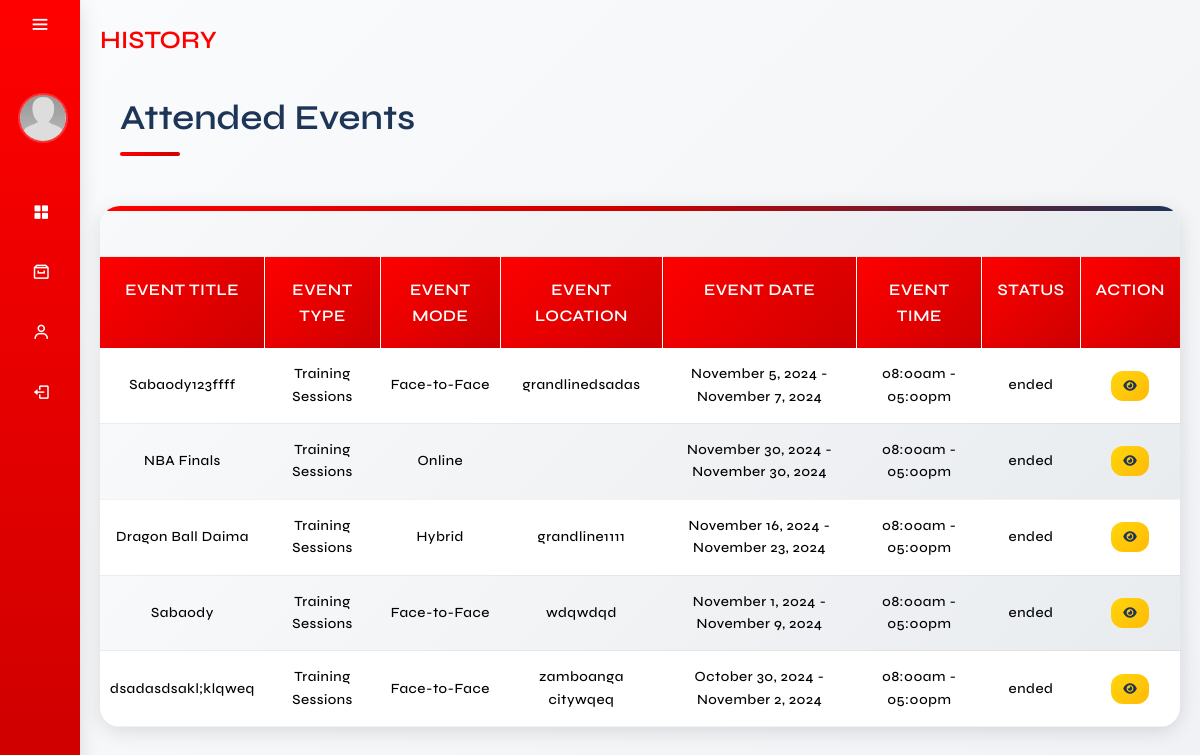
Page /user_side/history.php (signed in) on the committed database.
### tables this page shows
CREATE TABLE `eventparticipants` (
  `participant_id` int(11) NOT NULL,
  `event_id` int(11) DEFAULT NULL,
  `UserID` int(11) DEFAULT NULL
);

CREATE TABLE `events` (
  `event_id` int(11) NOT NULL,
  `event_title` varchar(255) NOT NULL,
  `event_description` text DEFAULT NULL,
  `event_type` varchar(50) NOT NULL,
  `event_mode` varchar(50) NOT NULL,
  `event_photo_path` varchar(255) DEFAULT NULL,
  `location` varchar(255) NOT NULL,
  `date_start` date NOT NULL,
  `date_end` date NOT NULL,
  `time_start` time NOT NULL,
  `time_end` time NOT NULL,
  `date_created` timestamp NOT NULL DEFAULT current_timestamp(),
  `event_link` text DEFAULT NULL,
  `cancelReason` text NOT NULL,
  `event_cancel` varchar(255) NOT NULL,
  `participant_limit` int(11) NOT NULL,
  `audience_type` varchar(100) NOT NULL
);

### function/F.historyU.php (the view, shortened to what this page needs)
<?php
require_once('../db.connection/connection.php');
if (isset($_SESSION['UserID'])) {
    $UserID = $_SESSION['UserID'];
    $sql = "SELECT Events.*, EventParticipants.UserID
                FROM Events
                INNER JOIN EventParticipants ON Events.event_id = EventParticipants.event_id
                WHERE EventParticipants.UserID = ?
                AND NOW() > CONCAT(Events.date_end, ' ', Events.time_end)
                AND (Events.event_cancel IS NULL OR Events.event_cancel = '')
                ORDER BY Events.date_created DESC";
    $stmt = $conn->prepare($sql);
    $stmt->bind_param("i", $UserID);
    $stmt->execute();
    $result = $stmt->get_result();
    if ($result->num_rows === 0) {
        echo "<tr><td colspan='8' style='text-align: center;'>No Joined Events!</td></tr>";
    } else {
        while ($row = $result->fetch_assoc()) {
            $eventTitle = $row['event_title'];
            $eventLocation = $row['location'];
            $eventDateStart = date('F j, Y', strtotime($row['date_start']));
            $eventDateEnd = date('F j, Y', strtotime($row['date_end']));
            $eventTimeStart = date('h:ia', strtotime($row['time_start']));
            $eventTimeEnd = date('h:ia', strtotime($row['time_end']));
            $eventMode = $row['event_mode'];
            $eventType = $row['event_type'];
            $eventId = $row['event_id'];
            echo '<tr data-start-date="' . $row['date_start'] . '" data-end-date="' . $row['date_end'] . '">';
            ?>
            <td data-label="Event Title"><?php echo $eventTitle; ?></td>
            <td data-label="Event Type"><?php echo $eventType; ?></td>
            <td data-label="Event Mode"><?php echo $eventMode; ?></td>
            <td data-label="Event Location"><?php echo $eventLocation; ?></td>
            <td data-label="Event Date"><?php echo "$eventDateStart - $eventDateEnd"; ?></td>
            <td data-label="Event Time"><?php echo "$eventTimeStart - $eventTimeEnd"; ?></td>
            <td data-label="Status"><?php echo 'ended'; ?></td>
            <td data-label="Attendance" class="pad">
                <a href="event_history.php?event_id=<?php echo $eventId; ?>"><button class="btn_edit"><i
                            class="fa-solid fa-eye"></i></button></a>
            </td>
            <?php
            echo '</tr>';
        }
    }
} else {
    header("Location: login.php");
    exit();
}
?>

### user_side/css/main.css (style rules this page uses)
* { font-family: "Syne", sans-serif; margin: 0; padding: 0; box-sizing: border-box; text-decoration: none; outline: none; border: none; }
:root { --header-height: 3.5rem; --first-color: red; --first-color-alt: #1d3557; --first-color-light: hsl(var(--hue), 40%, 80%); --title-color: hsl(var(--hue), 24%, 16%); --text-color: black; --text-color-light: hsl(var(--hue), 8%, 60%); --white-color: hsl(0, 0%, 100%); --body-color: white; --container-color: #f1faee; --box-shadow: 0 0.5rem 1rem rgba(0, 0, 0, 0.2); --light-bg: #fffce6; --shadow-light: 0 2px 10px rgba(0, 0, 0, 0.08); --shadow-medium: 0 4px 20px rgba(0, 0, 0, 0.12); --shadow-heavy: 0 8px 30px rgba(0, 0, 0, 0.15); --border-radius: 12px; --border-radius-small: 8px; --border-radius-large: 20px; --border: 0.1rem solid rgba(0, 0, 0, 0.1); --border-light: 1px solid rgba(0, 0, 0, 0.05); --body-font: "Syne", sans-serif; --biggest-font-size: 2rem; --h1-font-size: 1.5rem; --h2-font-size: 1.25rem; --h3-font-size: 1rem; --normal-font-size: 0.938rem; --small-font-size: 0.813rem; --smaller-font-size: 0.75rem; --font-regular: 400; --font-medium: 500; --font-semi-bold: 600; --z-tooltip: 10; --z-fixed: 100; --z-modal: 1000; }
html { font-size: 62.5%; overflow-x: auto; scroll-padding-top: 7rem; scroll-behavior: smooth; }
body { background-color: #fafbfc; line-height: 1.6; }
.tbl tbody tr td { font-size: 1.4rem; letter-spacing: 0.5px; font-weight: var(--font-medium); text-align: center; border: none; border-bottom: 1px solid rgba(0, 0, 0, 0.05); padding: 1.5rem 1rem; transition: all 0.3s ease; }
.tbl tbody .pad { padding: 1rem; }
.tbl tr:nth-child(even) { background: linear-gradient(135deg, #f8f9fa 0%, #e9ecef 100%); }
.tbl button { display: inline-block; border: none; margin: 0.3rem; padding: 0.8rem 1.2rem; border-radius: var(--border-radius); outline: none; cursor: pointer; font-weight: var(--font-medium); transition: all 0.3s ease; font-size: 1.2rem; }
.btn_edit { background: linear-gradient(135deg, #ffd60a 0%, #ffba08 100%); color: var(--first-color-alt); }

### rows in the picture
eventparticipants: event.event_title "Sabaody123ffff", event.event_type "Training Sessions", event.event_mode "Face-to-Face", event.location "grandlinedsadas", event.date_start "November 5, 2024", event.date_end "November 7, 2024", event.time_start "08:00am", event.time_end "05:00pm"
eventparticipants: event.event_title "NBA Finals", event.event_type "Training Sessions", event.event_mode "Online", event.date_start "November 30, 2024", event.date_end "November 30, 2024", event.time_start "08:00am", event.time_end "05:00pm"
eventparticipants: event.event_title "Dragon Ball Daima", event.event_type "Training Sessions", event.event_mode "Hybrid", event.location "grandline1111", event.date_start "November 16, 2024", event.date_end "November 23, 2024", event.time_start "08:00am", event.time_end "05:00pm"
eventparticipants: event.event_title "Sabaody", event.event_type "Training Sessions", event.event_mode "Face-to-Face", event.location "wdqwdqd", event.date_start "November 1, 2024", event.date_end "November 9, 2024", event.time_start "08:00am", event.time_end "05:00pm"
eventparticipants: event.event_title "dsadasdsakl;klqweq", event.event_type "Training Sessions", event.event_mode "Face-to-Face", event.location "zamboanga citywqeq", event.date_start "October 30, 2024", event.date_end "November 2, 2024", event.time_start "08:00am", event.time_end "05:00pm"
